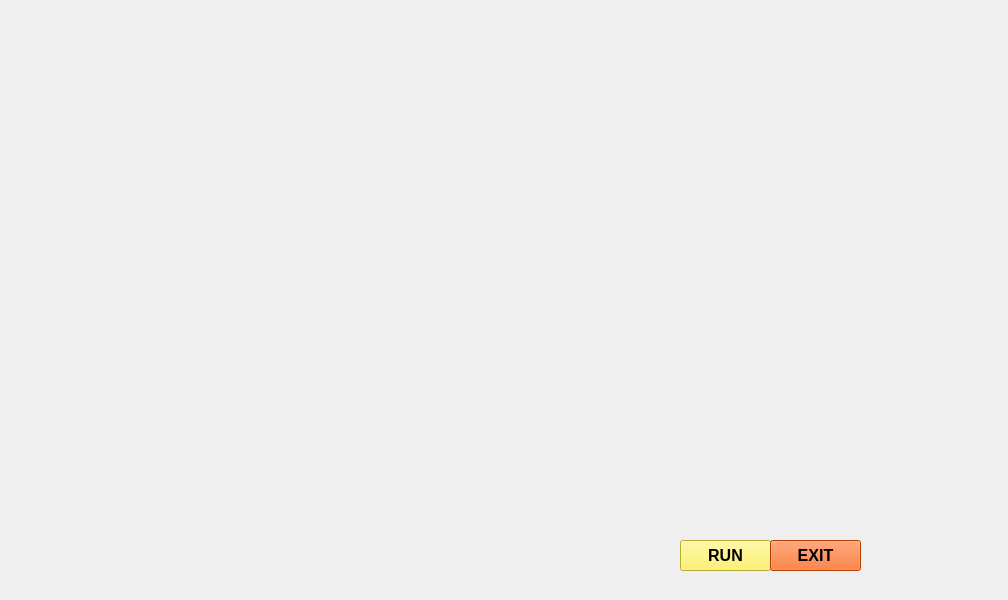
<?xml version="1.0" encoding="UTF-8"?>
<ui version="4.0">
 <class>MainWindow</class>
 <widget class="QMainWindow" name="MainWindow">
  <property name="geometry">
   <rect>
    <x>0</x>
    <y>0</y>
    <width>1008</width>
    <height>600</height>
   </rect>
  </property>
  <property name="windowTitle">
   <string>MainWindow</string>
  </property>
  <widget class="QWidget" name="centralwidget">
   <widget class="QLabel" name="jarvis">
    <property name="geometry">
     <rect>
      <x>-120</x>
      <y>-30</y>
      <width>1181</width>
      <height>631</height>
     </rect>
    </property>
    <property name="text">
     <string/>
    </property>
    <property name="pixmap">
     <pixmap>../picture/7LP8.gif</pixmap>
    </property>
    <property name="scaledContents">
     <bool>true</bool>
    </property>
   </widget>
   <widget class="QPushButton" name="pushButton">
    <property name="geometry">
     <rect>
      <x>680</x>
      <y>540</y>
      <width>91</width>
      <height>31</height>
     </rect>
    </property>
    <property name="font">
     <font>
      <pointsize>12</pointsize>
      <weight>75</weight>
      <bold>true</bold>
     </font>
    </property>
    <property name="styleSheet">
     <string notr="true">background-color: rgb(0, 170, 0);
background-color: rgb(255, 240, 74);</string>
    </property>
    <property name="text">
     <string>RUN</string>
    </property>
   </widget>
   <widget class="QPushButton" name="pushButton_2">
    <property name="geometry">
     <rect>
      <x>770</x>
      <y>540</y>
      <width>91</width>
      <height>31</height>
     </rect>
    </property>
    <property name="font">
     <font>
      <pointsize>12</pointsize>
      <weight>75</weight>
      <bold>true</bold>
     </font>
    </property>
    <property name="styleSheet">
     <string notr="true">background-color: rgb(255, 85, 0);</string>
    </property>
    <property name="text">
     <string>EXIT</string>
    </property>
   </widget>
   <widget class="QLabel" name="label_2">
    <property name="geometry">
     <rect>
      <x>0</x>
      <y>10</y>
      <width>371</width>
      <height>81</height>
     </rect>
    </property>
    <property name="text">
     <string/>
    </property>
    <property name="pixmap">
     <pixmap>../picture/T8bahf.gif</pixmap>
    </property>
   </widget>
   <widget class="QTextBrowser" name="textBrowser">
    <property name="geometry">
     <rect>
      <x>600</x>
      <y>20</y>
      <width>201</width>
      <height>41</height>
     </rect>
    </property>
    <property name="font">
     <font>
      <family>Gill Sans Ultra Bold</family>
      <pointsize>16</pointsize>
     </font>
    </property>
    <property name="styleSheet">
     <string notr="true">background:transparent;
border-radius:none;</string>
    </property>
   </widget>
   <widget class="QTextBrowser" name="textBrowser_2">
    <property name="geometry">
     <rect>
      <x>800</x>
      <y>20</y>
      <width>201</width>
      <height>41</height>
     </rect>
    </property>
    <property name="font">
     <font>
      <family>Gill Sans Ultra Bold</family>
      <pointsize>16</pointsize>
     </font>
    </property>
    <property name="styleSheet">
     <string notr="true">background:transparent;
border-radius:none;</string>
    </property>
   </widget>
  </widget>
 </widget>
 <resources/>
 <connections/>
</ui>
